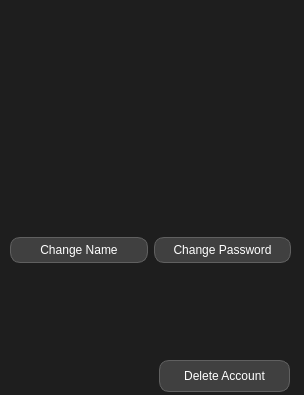
<?xml version="1.0" encoding="UTF-8"?>
<ui version="4.0">
 <class>UserSettings</class>
 <widget class="QDialog" name="UserSettings">
  <property name="geometry">
   <rect>
    <x>0</x>
    <y>0</y>
    <width>304</width>
    <height>395</height>
   </rect>
  </property>
  <property name="sizePolicy">
   <sizepolicy hsizetype="Fixed" vsizetype="Fixed">
    <horstretch>0</horstretch>
    <verstretch>0</verstretch>
   </sizepolicy>
  </property>
  <property name="windowTitle">
   <string>Profile</string>
  </property>
  <property name="styleSheet">
   <string notr="true">QWidget {
    background-color: #1E1E1E;
    color: #FFFFFF;
}

QLineEdit, QTextEdit, QPlainTextEdit {
    background-color: #2E2E2E;
    color: #FFFFFF;
}

QPushButton {
    background-color: #404040;
    color: #FFFFFF;
    border: 1px solid #606060;
    border-radius: 10px; 
    padding: 5px 10px;  
}
</string>
  </property>
  <widget class="QWidget" name="verticalLayoutWidget">
   <property name="geometry">
    <rect>
     <x>10</x>
     <y>20</y>
     <width>281</width>
     <height>191</height>
    </rect>
   </property>
   <layout class="QVBoxLayout" name="verticalLayout">
    <item>
     <widget class="QLabel" name="Username">
      <property name="text">
       <string/>
      </property>
     </widget>
    </item>
    <item>
     <widget class="QLabel" name="Id">
      <property name="text">
       <string/>
      </property>
     </widget>
    </item>
    <item>
     <widget class="QLabel" name="BalanceUSD">
      <property name="text">
       <string/>
      </property>
     </widget>
    </item>
    <item>
     <widget class="QLabel" name="BalanceRUB">
      <property name="text">
       <string/>
      </property>
     </widget>
    </item>
   </layout>
  </widget>
  <widget class="QWidget" name="horizontalLayoutWidget">
   <property name="geometry">
    <rect>
     <x>10</x>
     <y>230</y>
     <width>281</width>
     <height>41</height>
    </rect>
   </property>
   <layout class="QHBoxLayout" name="horizontalLayout">
    <item>
     <widget class="QPushButton" name="ChangeName">
      <property name="font">
       <font>
        <stylestrategy>PreferDefault</stylestrategy>
       </font>
      </property>
      <property name="text">
       <string>Change Name</string>
      </property>
      <property name="autoDefault">
       <bool>false</bool>
      </property>
     </widget>
    </item>
    <item>
     <widget class="QPushButton" name="ChangePassword">
      <property name="text">
       <string>Change Password</string>
      </property>
      <property name="autoDefault">
       <bool>false</bool>
      </property>
     </widget>
    </item>
   </layout>
  </widget>
  <widget class="QPushButton" name="DeleteAccount">
   <property name="geometry">
    <rect>
     <x>159</x>
     <y>360</y>
     <width>131</width>
     <height>32</height>
    </rect>
   </property>
   <property name="text">
    <string>Delete Account</string>
   </property>
   <property name="autoDefault">
    <bool>false</bool>
   </property>
  </widget>
  <widget class="QLabel" name="StatusLabel">
   <property name="geometry">
    <rect>
     <x>20</x>
     <y>300</y>
     <width>261</width>
     <height>31</height>
    </rect>
   </property>
   <property name="text">
    <string/>
   </property>
  </widget>
 </widget>
 <resources/>
 <connections/>
</ui>
